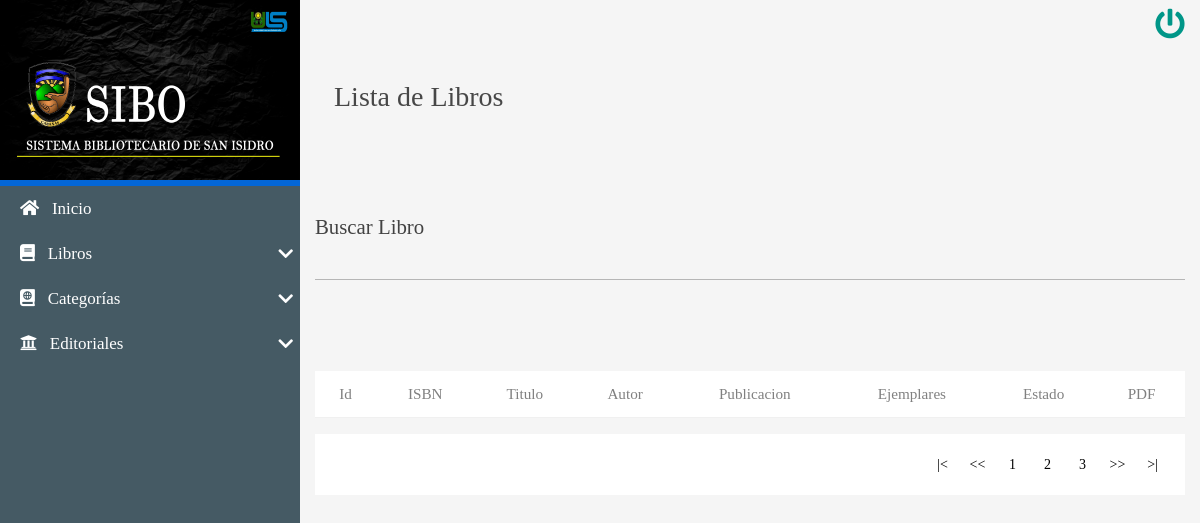
/CRUD/SEARCH/BuscarLibro.php?pagina=4&busqueda=1 (signed in), run on an earlier commit of the app's database.
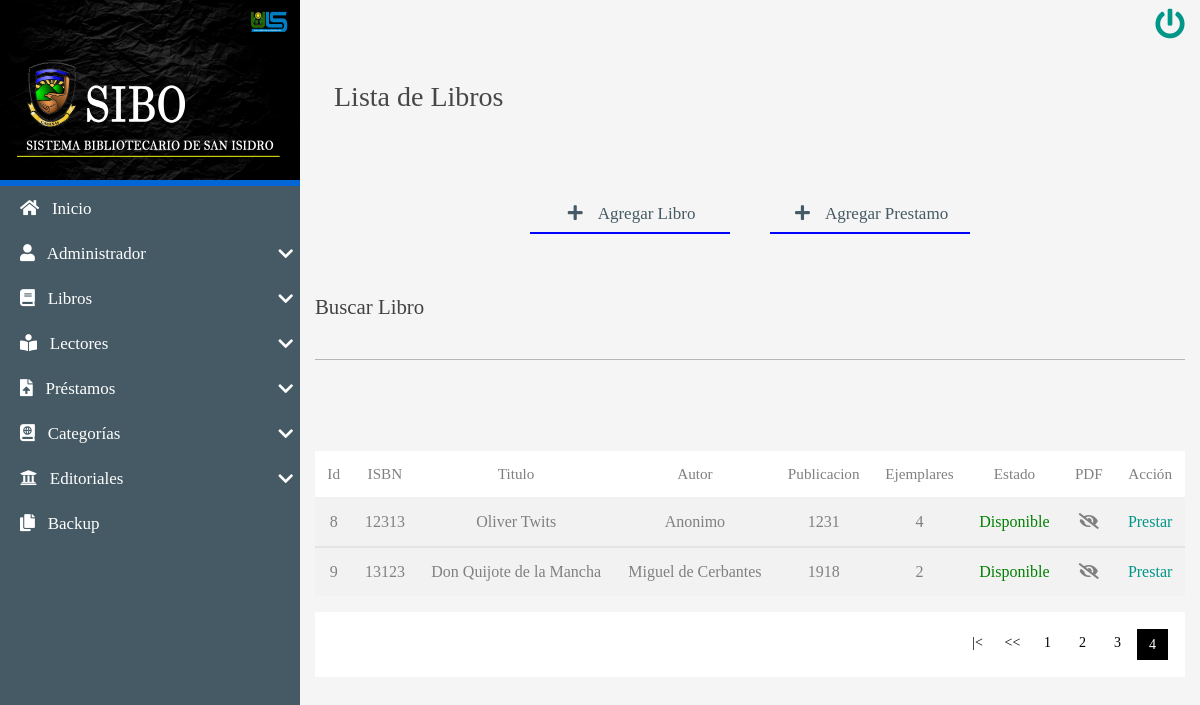
And on a later commit of the database.
### tables this page shows
CREATE TABLE `libros` (
  `idLibro` int(8) NOT NULL AUTO_INCREMENT,
  `isbn` varchar(20) DEFAULT NULL,
  `titulo` varchar(250) NOT NULL,
  `autor` varchar(250) NOT NULL,
  `anioPublicacion` varchar(4) DEFAULT NULL,
  `numEjemplares` int(8) NOT NULL,
  `ubicacion` varchar(25) NOT NULL,
  `estado_libro` varchar(15) NOT NULL,
  `idCategoriaLibro` int(8) NOT NULL,
  `idEditorialLibro` int(8) NOT NULL,
  `idAdminLibro` int(8) NOT NULL,
  `archivo` text NOT NULL,
  `estatus` int(1) NOT NULL DEFAULT 1,
  PRIMARY KEY (`idLibro`),
  KEY `idCategoriaLibro` (`idCategoriaLibro`),
  KEY `idEditorialLibro` (`idEditorialLibro`),
  KEY `idAdminLibro` (`idAdminLibro`),
  CONSTRAINT `libros_ibfk_2` FOREIGN KEY (`idEditorialLibro`) REFERENCES `editoriales` (`idEditorial`) ON DELETE CASCADE ON UPDATE CASCADE,
  CONSTRAINT `libros_ibfk_3` FOREIGN KEY (`idCategoriaLibro`) REFERENCES `categorias` (`idCategoria`) ON DELETE CASCADE ON UPDATE CASCADE
);

### CRUD/SEARCH/BuscarLibro.php (the view, shortened to what the changed rows need)
<?php
$busqueda=strtolower($_REQUEST['busqueda']);
?>
<!DOCTYPE html>
<html lang="es">
<head>
   <?php include'../../INCLUDES/link2.php'; ?>
</head>
<body>
    <main class="full-box main-container">
       <section class="full-box nav-lateral">
            <div class="full-box nav-lateral-content">
                <nav class="full-box nav-lateral-menu">
                    <ul>
                    <?php
                    if ($_SESSION['rol'] <2) {
                        ?>
                            <li>
                            <a href="#" class="nav-btn-submenu"><i class="fas fa-user"></i>
                            &nbsp; Administrador <i class="fas fa-chevron-down"></i></a>
                        </li>
                     <?php } ?>
                         <?php
                    if ($_SESSION['rol'] <=2) {
                        ?>
                    <li>
                            <a href="#" class="nav-btn-submenu"><i class="fas fa-book-reader"></i>
                             &nbsp; Lectores <i class="fas fa-chevron-down"></i></a>
                        </li>
                        <li>
                            <a href="#" class="nav-btn-submenu"><i class="fas fa-file-upload"></i>
                               &nbsp; Préstamos <i class="fas fa-chevron-down"></i></a>
                        </li>
                         <?php } ?>
                         <?php
                    if ($_SESSION['rol'] <2) {
                        ?>
                     <li>
                        <a href="../../backupDB/descarga.php"><i class="fas fa-copy"></i>
                        &nbsp; Backup</a>
                        </li>
                         <?php } ?>
                    </ul>
                </nav>
            </div>
        </section>
        <section class="full-box page-content">
            <div class="container-fluid">
                         <?php
                    if ($_SESSION['rol'] <2) {
                        ?>
                <ul class="full-box list-unstyled page-nav-tabs">
                    <li>
                        <a href="../CREATE/CrearLibro.php" style="border-color: blue;"><i class="fas fa-plus fa-fw"></i> &nbsp; Agregar Libro</a>
                    </li>
                    <li>
                        <a href="../CREATE/CrearPrestamo.php" style="border-color: blue;"><i class="fas fa-plus fa-fw"></i> &nbsp; Agregar Prestamo</a>
                    </li>
                </ul>
                 <?php } ?>
            </div>
            <div class="container-fluid">
               <br><br><br>
                       <table class="table table-striped">
                        <thead>
                            <tr class="text-center roboto-medium">
                                <th>Id</th>
                                <th>ISBN</th>
                                <th>Titulo</th>
                                <th>Autor</th>
                                <th>Publicacion</th>
                                <th>Ejemplares</th>
                                <th>Estado</th>
                                <th>PDF</th>
                         <?php
                    if ($_SESSION['rol'] <2) {
                        ?>
                                <th>Acción</th>
                                 <?php } ?>
                            </tr>
                        </thead>
                        <?php
                  include'../../BD/conexionBD.php';
        $sql_register = mysqli_query($mysqli, "SELECT COUNT(*) as total_registros FROM libros WHERE (  idLibro    LIKE   '%$busqueda%'  OR
        isbn     LIKE   '%$busqueda%'  OR
        titulo       LIKE   '%$busqueda%' OR
        autor       LIKE   '%$busqueda%' OR
        anioPublicacion      LIKE   '%$busqueda%' OR
        numEjemplares      LIKE   '%$busqueda%' OR
        estado_libro      LIKE   '%$busqueda%'
    )");
$result_register=mysqli_fetch_array($sql_register);
$total_registros=$result_register['total_registros'];
$por_pagina=2;
if (empty($_GET['pagina']))
{
                $pagina=1;
}else{
                $pagina=$_GET['pagina'];
}
$desde=($pagina-1)*$por_pagina;
$total_paginas= ceil($total_registros / $por_pagina);
$query=mysqli_query($mysqli,"SELECT * FROM libros
                                            WHERE  (    idLibro    LIKE   '%$busqueda%'  OR
        isbn     LIKE   '%$busqueda%'  OR
        titulo       LIKE   '%$busqueda%' OR
        autor       LIKE   '%$busqueda%' OR
        anioPublicacion      LIKE   '%$busqueda%' OR
        numEjemplares      LIKE   '%$busqueda%' OR
        estado_libro      LIKE   '%$busqueda%'
                                                        )
                                            ORDER BY idLibro ASC LIMIT $desde , $por_pagina");
            $resultado=mysqli_num_rows($query);
            if($resultado>0){
                while ($data= mysqli_fetch_array($query)) {
                              ?>
                        <tbody>
                        <tr class="text-center">
                            <td><?php echo $data['idLibro']; ?></td>
                            <td><?php echo $data['isbn']; ?></td>
                            <td><?php echo $data['titulo']; ?></td>
                            <td><?php echo $data['autor']; ?></td>
                            <td><?php echo $data['anioPublicacion']; ?></td>
                            <td><?php echo $data['numEjemplares']; ?></td>
                            <?php
                                if($data['numEjemplares']==0){
                                echo "<td style='color:red;'>No disponible</td>";
                                }else{
                                echo "<td style='color:green;'> Disponible</td>";
                                }
                            ?>
                            <td><?php if($data['archivo']!='../../file/pdf/'){ ?>
                                <a href="<?php echo $data['archivo'] ?>"><i class="fas fa-eye"></i></a>
                            <?php }else{ ?>
                                <i class="fas fa-eye-slash"></i>
                                <?php } ?>
                            </td>
                             <?php
                    if ($_SESSION['rol'] <2) {
                        ?>
                            <td><a href="../CREATE/CrearPrestamoL.php?id=<?php echo $data['idLibro']; ?>">Prestar</a></td>
                             <?php } ?>
                        </tr>
             </tbody>
              <?php
                 }
            }
            ?>
             </table>
              </div>
              <div class="container-fluid paginador">
          <ul>
            <?php
            if ($pagina !=1 AND $total_registros != 0) {
             ?>
            <li><a href="?pagina= <?php echo 1; ?>&busqueda=<?php echo $busqueda; ?> ">|<</a></li>
            <li><a href="?pagina= <?php echo $pagina-1; ?>&busqueda=<?php echo $busqueda; ?>"><<</a></li>
            <?php
        }
            for ($i=1; $i <= $total_paginas; $i++) {
                if ($i==$pagina) {
                     echo '<li class="pageSelected">'.$i.'</li>';
                }else{
                    echo '<li><a href="?pagina='.$i.'&busqueda='.$busqueda.'">'.$i.'</a></li>';
                }
            }
            if ($pagina!=$total_paginas AND $total_registros != 0) {
             ?>
            <li><a href="?pagina= <?php echo $pagina+1; ?>&busqueda=<?php echo $busqueda; ?>">>></a></li>
            <li><a href="?pagina= <?php echo $total_paginas; ?>&busqueda=<?php echo $busqueda; ?>">>|</a></li>
            <?php
        }
             ?>
        </ul>
        </div>
               </section>
    </main>
</body>
</html>

What changed in the data, as far as the page shows it:
added libros: idLibro "8", isbn "12313", titulo "Oliver Twits", autor "Anonimo", anioPublicacion "1231", numEjemplares "4", shows "Disponible", archivo "../../file/pdf/" (drawn)
added libros: idLibro "9", isbn "13123", titulo "Don Quijote de la Mancha", autor "Miguel de Cerbantes", anioPublicacion "1918", numEjemplares "2", shows "Disponible", archivo "../../file/pdf/" (drawn)
Also different on the page:
text now shown: "Administrador Lectores Préstamos Backup Agregar Libro Agregar Prestamo Acción"
new list line: "4"
